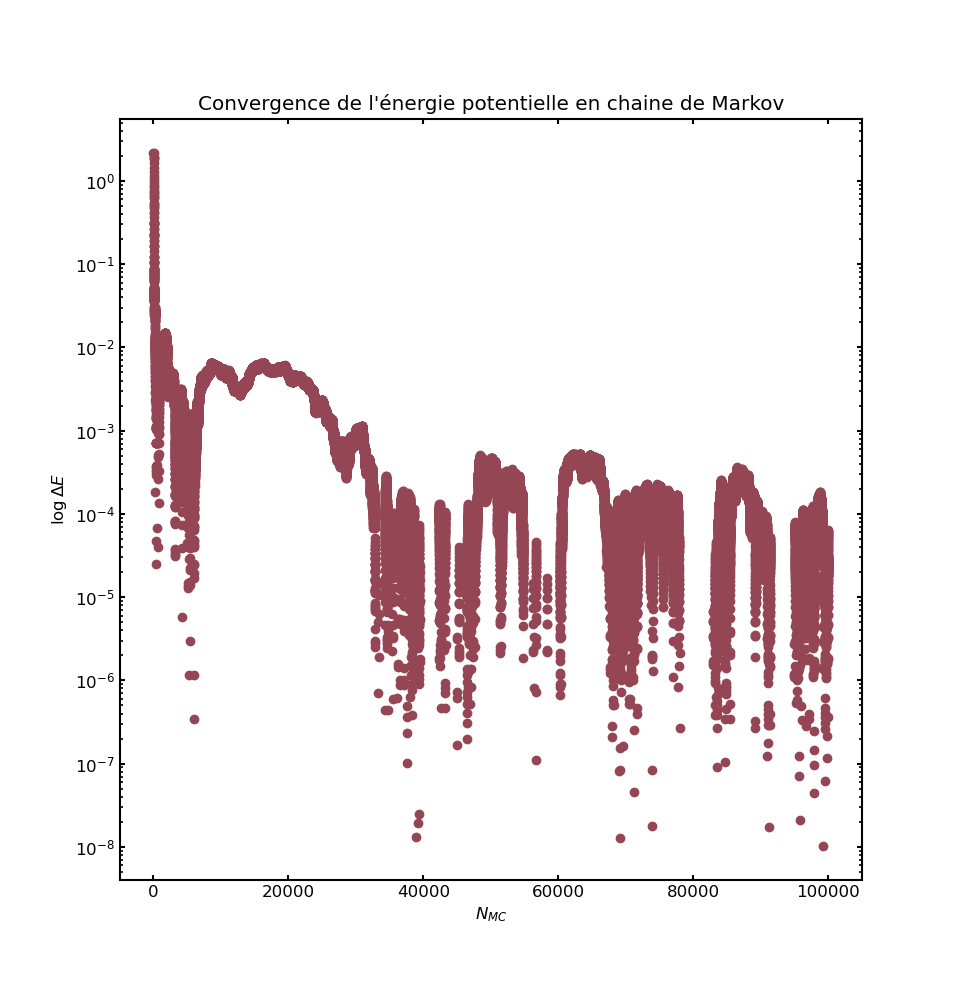

This figure's Python source:
import numpy as np
import matplotlib.pyplot as plt

en = np.genfromtxt("dat")
it = np.arange(1, 100001, 1)

conved_en = np.mean(en[-1000:] / it[-1000:])
delta = conved_en - en[1:] / it

fig, ax = plt.subplots()

ax.plot(it, delta, "o")
ax.set_yscale("log")
ax.set_xlabel(r"$N_{MC}$")
ax.set_ylabel(r"$\log \Delta E$")

ax.set_title("Convergence de l'énergie potentielle en chaine de Markov")
plt.show()
